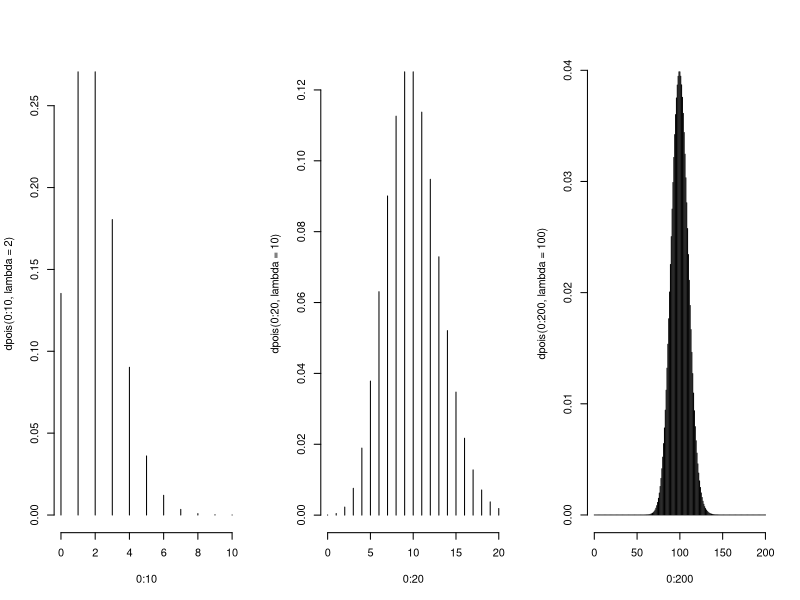

Write the R code that produced this figure.
## ---- chunk 1
lambda = 10
n =5
set.seed(1)
nsims =1000

means<-data.frame(x=sapply(nsims, function(x){
                  mean(rpois(n,lambda))}))
head(means)
## ---- chunk 2
par(mfrow = c(1,3))
plot(0:10,dpois(0:10,lambda = 2),type = "h",frame = FALSE)
plot(0:20,dpois(0:20,lambda = 10),type = "h",frame = FALSE)
plot(0:200,dpois(0:200,lambda = 100),type = "h",frame = FALSE)
## ---- chunk 3
x<-0:10000
lambda = 3
mu<-sum(x*dpois(x,lambda = lambda))
sigmasq<-sum(x-mu)^2*dpois(x,lambda = lambda)
head(c(mu,sigmasq))
